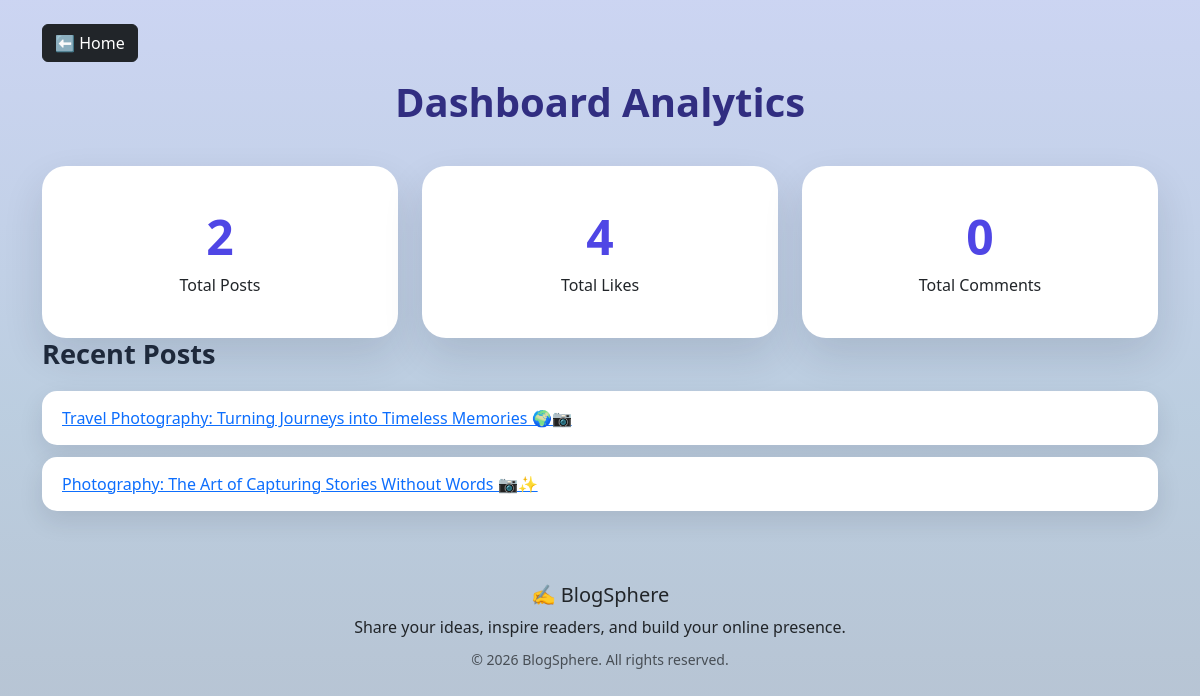
The app's page /dashboard/ (signed in) with its own data.
### blog/models.py (models this page shows, shortened)
class Post(models.Model):
    title=models.CharField(max_length=200)
    content=models.TextField()
    category = models.ForeignKey(
        Category,
        on_delete=models.SET_NULL,
        null=True,
        blank=True
    )
    cover_image = CloudinaryField(
        "image",
        blank=True,
        null=True
    )
    second_image = CloudinaryField(
        "image",
        blank=True,
        null=True
    )
    author=models.ForeignKey(User,on_delete=models.CASCADE)
    likes = models.ManyToManyField(
    User,
    related_name='liked_posts',
    blank=True
    )
    created_at=models.DateTimeField(auto_now_add=True)
    updated_at=models.DateTimeField(auto_now=True)
    class Meta:
        ordering=['-created_at'] #latest posts first

### blog/views.py (the view)
# urls.py: path('dashboard/',dashboard,name='dashboard'),
@login_required
def dashboard(request):
    user_posts = Post.objects.filter(
        author=request.user
    )
    total_posts = user_posts.count()
    total_likes = Post.objects.filter(author=request.user).aggregate(
        total=Count('likes')
    )['total']
    total_comments = Post.objects.filter(author=request.user).aggregate(
        total=Count('comments')
    )['total']
    recent_posts = user_posts.order_by(
        '-created_at'
    )[:5]
    return render(
        request,
        'dashboard.html',
        {
            'total_posts': total_posts,
            'total_likes': total_likes,
            'total_comments': total_comments,
            'recent_posts': recent_posts,
        }
    )

### templates/dashboard.html (shortened to what this page needs)
{% extends 'base.html' %}
{% block content %}
<div class="mb-3">
    <a href="{% url 'blog:post_list' %}" class="btn btn-dark">
        ⬅ Home
    </a>
</div>
<h1 class="dashboard-heading">
    Dashboard Analytics
</h1>
<div class="row">
    <div class="col-md-4">
        <div class="stats-card">
            <div class="card-body">
                <div class="dashboard-number">
                    {{ total_posts }}
                </div>
                <p>Total Posts</p>
            </div>
        </div>
    </div>
    <div class="col-md-4">
        <div class="stats-card">
            <div class="card-body">
                <div class="dashboard-number">
                    {{ total_likes }}
                </div>
                <p>Total Likes</p>
            </div>
        </div>
    </div>
    <div class="col-md-4">
        <div class="stats-card">
            <div class="card-body">
                <div class="dashboard-number">
                    {{ total_comments }}
                </div>
                <p>Total Comments</p>
            </div>
        </div>
    </div>
</div>
<h3 class="section-title">Recent Posts</h3>
{% for post in recent_posts %}
<div class="recent-post-card">
    <div class="card-body">
        <a href="{% url 'blog:post_detail' post.id %}">
            {{ post.title }}
        </a>
    </div>
</div>
{% empty %}
<p>No posts yet.</p>
{% endfor %}
{% endblock %}

### static/css/base.css (style rules this page uses)
:root { --primary: #0d6efd; --text: #222; --muted: #6c757d; --radius-sm: 8px; --radius-md: 12px; --radius-lg: 16px; --shadow-sm: 0 4px 12px rgba(0,0,0,0.08); --shadow-md: 0 8px 20px rgba(0,0,0,0.10); --shadow-lg: 0 12px 30px rgba(0,0,0,0.12); }
body { background: linear-gradient( 180deg, #0430c034 0%, #02468a44 50%, #01285a4a 100% ); font-family: system-ui, -apple-system, Segoe UI, Roboto, sans-serif; color: var(--text); min-height:100vh; }
.dashboard-heading { font-size:2.5rem; font-weight:800; text-align:center; margin-bottom:40px; color:#312e81; }
.stats-card { background:white; border-radius:24px; padding:25px; text-align:center; box-shadow: 0 18px 40px rgba(15,23,42,.12); transition:.3s; }
.recent-post-card { background:white; border-radius:15px; padding:15px 20px; margin-bottom:12px; box-shadow: 0 10px 25px rgba(15,23,42,.10); }
.dashboard-number { font-size:3rem; font-weight:900; color:#4f46e5; margin-top:10px; }
.section-title { font-size:1.7rem; font-weight:700; color:#1e293b; margin-bottom:20px; }

### records on screen
Post: title "Travel Photography: Turning Journeys into Timeless Memories 🌍📷"
Post: title "Photography: The Art of Capturing Stories Without Words 📷✨"

### other values on screen
{{ total_posts }} "2"
{{ total_likes }} "4"
{{ total_comments }} "0"
